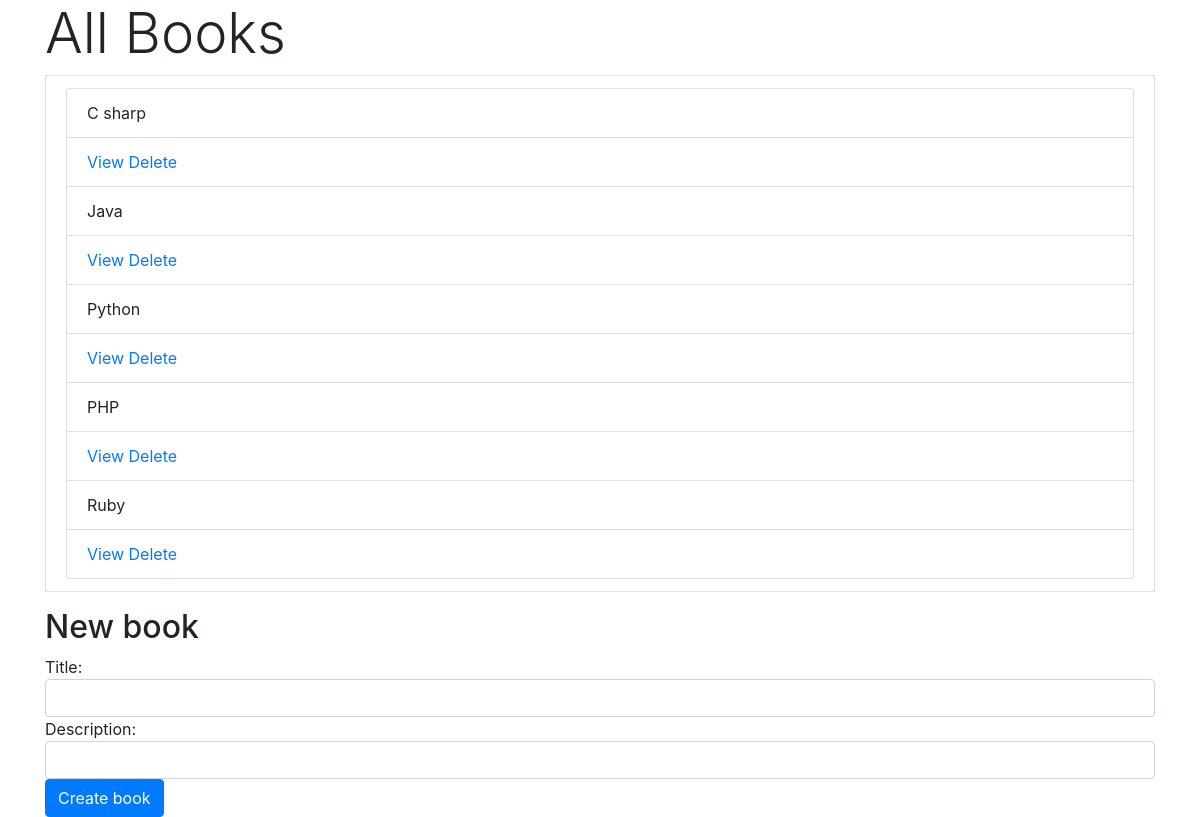
The app's page /, older data.
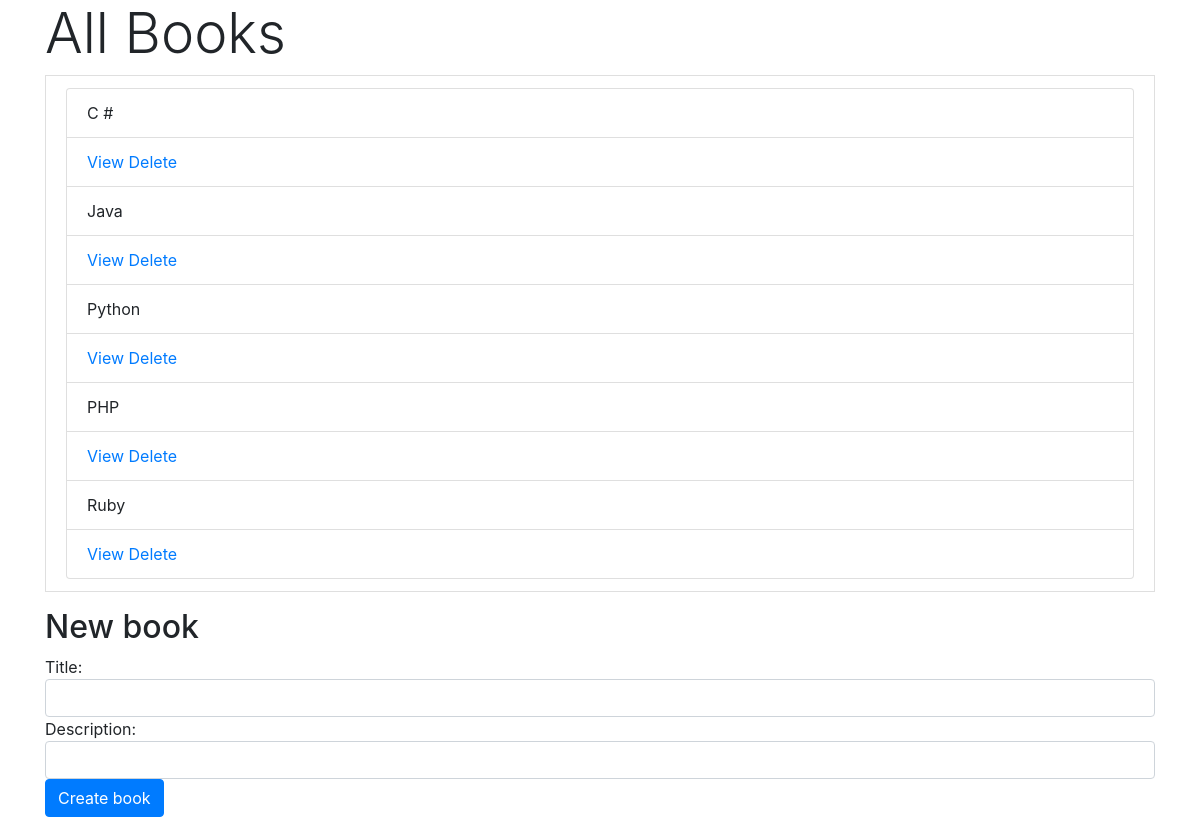
The same page, newer data.
### books_author_app/models.py (models this page shows)
class books(models.Model):
    title = models.CharField(max_length=255)
    description = models.TextField()
    authors = models.ManyToManyField(authors, related_name="books")
    created_at = models.DateTimeField(auto_now_add=True)
    updated_at = models.DateTimeField(auto_now=True)

### books_author_app/views.py (the view)
# urls.py: path('', views.index, name='index'),
def index(request):
    context = {
    	"books": books.objects.all()
    }
    return render(request, "index.html", context)

### books_author_app/templates/index.html (shortened to what this page needs)
<!DOCTYPE html>
<html lang="en">
<head>
    <link
    rel="stylesheet"
    href="https://stackpath.bootstrapcdn.com/bootstrap/4.4.1/css/bootstrap.min.css"
  />
</head>
<body>
    <div class="container">
    <h1 class="display-4">All Books</h1 class="display-4">
    <ul class="list-group-item">
    {% for books in books %}
        <li class="list-group-item">{{ books.title }}</li>
        <li class="list-group-item">
        <td>
            <a href="view/{{books.id}}">View</a>
        </td>
        <td>
            <a href="delete_book/{{books.id}}">Delete</a>
        </td>
        </li>
    {% endfor %}
    </ul>
    <h2>New book</h2>
    <form action="/create_books" method="POST">
      Title:
      <input type="text" name="title" class="form-control"/>
      Description:
      <input type="text" name="description" class="form-control"/>
      <input type="submit" value="Create book" class="btn btn-primary"/>
    </div>
</body>
</html>

Row changes from the older to the newer data that the page shows:
changed books (number 1 of 5 on the later page): title "C sharp" → "C #"
